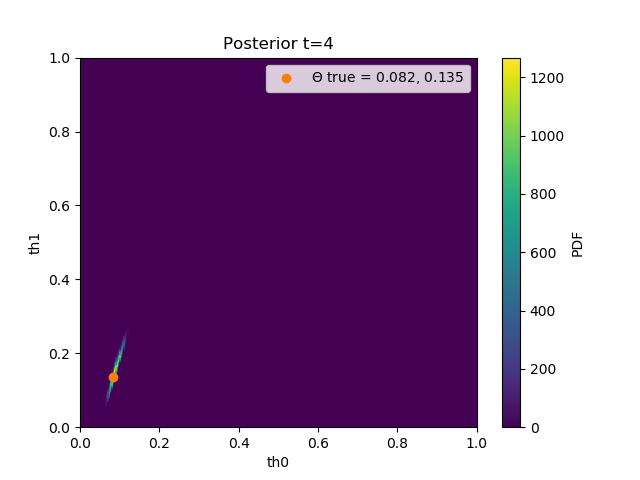

Here is the Python script that generated this plot:
import pyabc
from pyabc.visualization import plot_kde_2d
import matplotlib.pyplot as plt
import numpy as np
import scipy as sp
import os
import tempfile
from models import *

# VARIABLES

db_path = "sqlite:///db2.db"

# PERFORM ABC ANALYSIS

prior = pyabc.Distribution(th0=pyabc.RV('uniform', 0, 1),
                           th1=pyabc.RV('uniform', 0, 1))

distance = ArrayPNormDistance()
pop_size = 50
transition = pyabc.LocalTransition(k_fraction=.3)
eps = pyabc.MedianEpsilon(median_multiplier=.7)

abc = pyabc.ABCSMC(models=model_random,
                   parameter_priors=prior,
                   distance_function=distance,
                   population_size=pop_size,
                   transitions=transition,
                   eps=eps)

abc.new(db_path, data_meas)

h = abc.run(minimum_epsilon=0, max_nr_populations=5)

# PLOT

t = h.max_t

ax = plot_kde_2d(*h.get_distribution(m=0, t=t),
                 'th0', 'th1',
                 xmin=0, xmax=1, numx=300,
                 ymin=0, ymax=1, numy=300)
ax.scatter([th0_true], [th1_true],
           color='C1',
           label='$\Theta$ true = {:.3f}, {:.3f}'.format(th0_true, th1_true))
ax.set_title("Posterior t={}".format(t))
ax.legend()
plt.savefig("test2")
